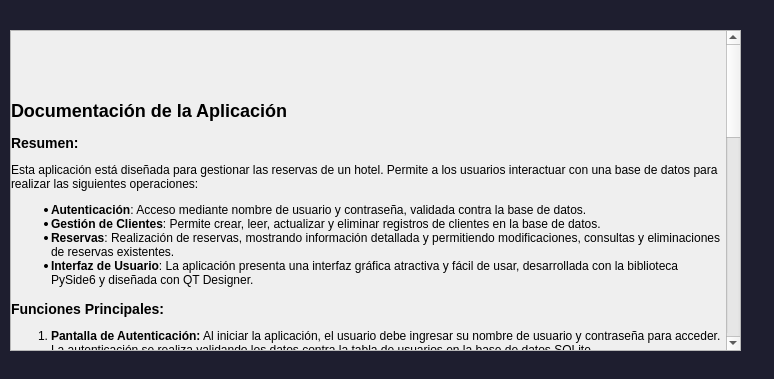
<?xml version="1.0" encoding="UTF-8"?>
<ui version="4.0">
 <class>Documentacion</class>
 <widget class="QDialog" name="Documentacion">
  <property name="windowModality">
   <enum>Qt::WindowModality::WindowModal</enum>
  </property>
  <property name="geometry">
   <rect>
    <x>0</x>
    <y>0</y>
    <width>774</width>
    <height>379</height>
   </rect>
  </property>
  <property name="minimumSize">
   <size>
    <width>774</width>
    <height>379</height>
   </size>
  </property>
  <property name="maximumSize">
   <size>
    <width>774</width>
    <height>379</height>
   </size>
  </property>
  <property name="windowTitle">
   <string>Documentación</string>
  </property>
  <property name="windowIcon">
   <iconset resource="../Recursos/img/bg.qrc">
    <normaloff>:/prefijoNuevo/brianda1.png</normaloff>:/prefijoNuevo/brianda1.png</iconset>
  </property>
  <property name="styleSheet">
   <string notr="true">    QDialog {
        background-color: #1E1E2F;
        color: #F4F4F4;
        font-family: 'Arial', sans-serif;
        font-size: 14px;
    }

</string>
  </property>
  <widget class="QScrollArea" name="scrollArea">
   <property name="geometry">
    <rect>
     <x>10</x>
     <y>30</y>
     <width>731</width>
     <height>321</height>
    </rect>
   </property>
   <property name="widgetResizable">
    <bool>true</bool>
   </property>
   <widget class="QWidget" name="scrollAreaWidgetContents">
    <property name="geometry">
     <rect>
      <x>0</x>
      <y>0</y>
      <width>717</width>
      <height>1000</height>
     </rect>
    </property>
    <property name="minimumSize">
     <size>
      <width>0</width>
      <height>1000</height>
     </size>
    </property>
    <widget class="QLabel" name="label">
     <property name="geometry">
      <rect>
       <x>0</x>
       <y>-120</y>
       <width>711</width>
       <height>1000</height>
      </rect>
     </property>
     <property name="minimumSize">
      <size>
       <width>0</width>
       <height>1000</height>
      </size>
     </property>
     <property name="text">
      <string>&lt;h2&gt;Documentación de la Aplicación&lt;/h2&gt;

&lt;h3&gt;Resumen:&lt;/h3&gt;
&lt;p&gt;Esta aplicación está diseñada para gestionar las reservas de un hotel. Permite a los usuarios interactuar con una base de datos para realizar las siguientes operaciones:&lt;/p&gt;
&lt;ul&gt;
  &lt;li&gt;&lt;strong&gt;Autenticación&lt;/strong&gt;: Acceso mediante nombre de usuario y contraseña, validada contra la base de datos.&lt;/li&gt;
  &lt;li&gt;&lt;strong&gt;Gestión de Clientes&lt;/strong&gt;: Permite crear, leer, actualizar y eliminar registros de clientes en la base de datos.&lt;/li&gt;
  &lt;li&gt;&lt;strong&gt;Reservas&lt;/strong&gt;: Realización de reservas, mostrando información detallada y permitiendo modificaciones, consultas y eliminaciones de reservas existentes.&lt;/li&gt;
  &lt;li&gt;&lt;strong&gt;Interfaz de Usuario&lt;/strong&gt;: La aplicación presenta una interfaz gráfica atractiva y fácil de usar, desarrollada con la biblioteca PySide6 y diseñada con QT Designer.&lt;/li&gt;
&lt;/ul&gt;

&lt;h3&gt;Funciones Principales:&lt;/h3&gt;
&lt;ol&gt;
  &lt;li&gt;&lt;strong&gt;Pantalla de Autenticación:&lt;/strong&gt; Al iniciar la aplicación, el usuario debe ingresar su nombre de usuario y contraseña para acceder. La autenticación se realiza validando los datos contra la tabla de usuarios en la base de datos SQLite.&lt;/li&gt;
  &lt;li&gt;&lt;strong&gt;Gestión de Clientes:&lt;/strong&gt; Permite al administrador gestionar los registros de los clientes, agregando nuevos clientes, consultando la información existente, y realizando actualizaciones o eliminaciones. Los campos disponibles incluyen nombre, dirección, teléfono y correo electrónico.&lt;/li&gt;
  &lt;li&gt;&lt;strong&gt;Gestión de Reservas:&lt;/strong&gt; Permite a los usuarios realizar nuevas reservas, consultar reservas existentes, modificar detalles o eliminarlas. Al crear una reserva, se solicita información del cliente, número de personas y fechas. El sistema muestra los detalles de las reservas, incluyendo el nombre del cliente y teléfono, los cuales se obtienen de la tabla de clientes en la base de datos.&lt;/li&gt;
  &lt;li&gt;&lt;strong&gt;Pantalla &quot;Acerca de&quot;:&lt;/strong&gt; Esta ventana proporciona información sobre los desarrolladores de la aplicación y el propósito general del proyecto.&lt;/li&gt;
  &lt;li&gt;&lt;strong&gt;Pantalla de Documentación:&lt;/strong&gt; Explica el funcionamiento general de la aplicación y proporciona detalles sobre las distintas funcionalidades disponibles.&lt;/li&gt;
&lt;/ol&gt;

&lt;h3&gt;Tecnologías Utilizadas:&lt;/h3&gt;
&lt;ul&gt;
  &lt;li&gt;&lt;strong&gt;Lenguaje de Programación&lt;/strong&gt;: Python 3.x&lt;/li&gt;
  &lt;li&gt;&lt;strong&gt;Librería Gráfica&lt;/strong&gt;: PySide6 (basada en Qt6)&lt;/li&gt;
  &lt;li&gt;&lt;strong&gt;Modelo de Diseño&lt;/strong&gt;: Modelo Vista Controlador (MVC)&lt;/li&gt;
  &lt;li&gt;&lt;strong&gt;Base de Datos&lt;/strong&gt;: SQLite&lt;/li&gt;
  &lt;li&gt;&lt;strong&gt;Diseño de la Interfaz&lt;/strong&gt;: QT Designer&lt;/li&gt;
&lt;/ul&gt;

&lt;h3&gt;Consideraciones de Diseño:&lt;/h3&gt;
&lt;ul&gt;
  &lt;li&gt;La interfaz está diseñada para ser intuitiva y fácil de usar, con un esquema de colores atractivo y una estructura que facilita la navegación.&lt;/li&gt;
  &lt;li&gt;Los botones y otros elementos interactivos cuentan con &lt;em&gt;tooltips&lt;/em&gt; para facilitar la comprensión de su función.&lt;/li&gt;
  &lt;li&gt;La aplicación es completamente funcional y modular, permitiendo una fácil expansión en el futuro si fuera necesario.&lt;/li&gt;
&lt;/ul&gt;
</string>
     </property>
     <property name="wordWrap">
      <bool>true</bool>
     </property>
    </widget>
   </widget>
  </widget>
 </widget>
 <resources>
  <include location="../Recursos/img/bg.qrc"/>
 </resources>
 <connections/>
</ui>
